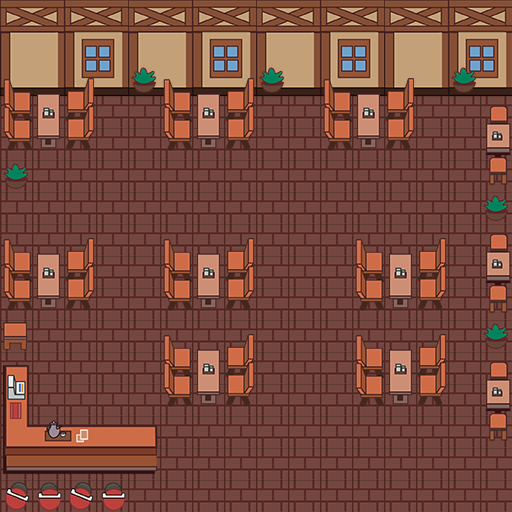

This game map was drawn from its Tiled (.tmx) file and the tilesets committed beside it. A one-line description and the trimmed map source follow:
An orthogonal 16x16 tile map with 32x32 px tiles, 2 tile layers (ground_layer, table_layer) and 1 object (start_end).

<map version="1.4" tiledversion="1.4.0" orientation="orthogonal" renderorder="right-down" width="16" height="16" tilewidth="32" tileheight="32" infinite="0" nextlayerid="4" nextobjectid="2">
 <editorsettings>
  <export target="resMap03.json" format="json" />
 </editorsettings>
 <tileset firstgid="1" name="resMap03" tilewidth="32" tileheight="32" tilecount="64" columns="8">
  <image source="resMap03.png" width="256" height="256" />
  <tile id="13">
   <properties>
    <property name="wareboard" type="bool" value="true" />
   </properties>
  </tile>
  <tile id="14">
   <properties>
    <property name="wareboard" type="bool" value="true" />
   </properties>
  </tile>
  <tile id="15">
   <properties>
    <property name="wareboard" type="bool" value="true" />
   </properties>
  </tile>
  <tile id="21">
   <properties>
    <property name="wareboard" type="bool" value="true" />
   </properties>
  </tile>
  <tile id="22">
   <properties>
    <property name="wareboard" type="bool" value="true" />
   </properties>
  </tile>
  <tile id="23">
   <properties>
    <property name="wareboard" type="bool" value="true" />
   </properties>
  </tile>
  <tile id="24">
   <properties>
    <property name="table" type="bool" value="true" />
   </properties>
  </tile>
  <tile id="25">
   <properties>
    <property name="table" type="bool" value="true" />
   </properties>
  </tile>
  <tile id="26">
   <properties>
    <property name="table" type="bool" value="true" />
   </properties>
  </tile>
  <tile id="27">
   <properties>
    <property name="table" type="bool" value="true" />
   </properties>
  </tile>
  <tile id="28">
   <properties>
    <property name="table" type="bool" value="true" />
   </properties>
  </tile>
  <tile id="29">
   <properties>
    <property name="wareboard" type="bool" value="true" />
   </properties>
  </tile>
  <tile id="30">
   <properties>
    <property name="wareboard" type="bool" value="true" />
   </properties>
  </tile>
  <tile id="31">
   <properties>
    <property name="wareboard" type="bool" value="true" />
   </properties>
  </tile>
  <tile id="32">
   <properties>
    <property name="table" type="bool" value="true" />
   </properties>
  </tile>
  <tile id="33">
   <properties>
    <property name="table" type="bool" value="true" />
   </properties>
  </tile>
  <tile id="34">
   <properties>
    <property name="table" type="bool" value="true" />
   </properties>
  </tile>
  <tile id="35">
   <properties>
    <property name="table" type="bool" value="true" />
   </properties>
  </tile>
  <tile id="36">
   <properties>
    <property name="table" type="bool" value="true" />
   </properties>
  </tile>
  <tile id="40">
   <properties>
    <property name="table" type="bool" value="true" />
   </properties>
  </tile>
  <tile id="41">
   <properties>
    <property name="table" type="bool" value="true" />
   </properties>
  </tile>
  <tile id="42">
   <properties>
    <property name="table" type="bool" value="true" />
   </properties>
  </tile>
  <tile id="43">
   <properties>
    <property name="table" type="bool" value="true" />
   </properties>
  </tile>
  <tile id="44">
   <properties>
    <property name="table" type="bool" value="true" />
   </properties>
  </tile>
  <tile id="45">
   <properties>
    <property name="chair" type="bool" value="true" />
   </properties>
  </tile>
  <tile id="46">
   <properties>
    <property name="chair" type="bool" value="true" />
   </properties>
  </tile>
  <tile id="48">
   <properties>
    <property name="table" type="bool" value="true" />
   </properties>
  </tile>
  <tile id="49">
   <properties>
    <property name="table" type="bool" value="true" />
   </properties>
  </tile>
  <tile id="50">
   <properties>
    <property name="table" type="bool" value="true" />
   </properties>
  </tile>
  <tile id="51">
   <properties>
    <property name="table" type="bool" value="true" />
   </properties>
  </tile>
  <tile id="52">
   <properties>
    <property name="table" type="bool" value="true" />
   </properties>
  </tile>
  <tile id="53">
   <properties>
    <property name="chair" type="bool" value="true" />
   </properties>
  </tile>
  <tile id="54">
   <properties>
    <property name="chair" type="bool" value="true" />
   </properties>
  </tile>
  <tile id="56">
   <properties>
    <property name="table" type="bool" value="true" />
   </properties>
  </tile>
  <tile id="57">
   <properties>
    <property name="table" type="bool" value="true" />
   </properties>
  </tile>
  <tile id="58">
   <properties>
    <property name="table" type="bool" value="true" />
   </properties>
  </tile>
  <tile id="59">
   <properties>
    <property name="table" type="bool" value="true" />
   </properties>
  </tile>
  <tile id="60">
   <properties>
    <property name="table" type="bool" value="true" />
   </properties>
  </tile>
  <tile id="61">
   <properties>
    <property name="chair" type="bool" value="true" />
   </properties>
  </tile>
  <tile id="62">
   <properties>
    <property name="chair" type="bool" value="true" />
   </properties>
  </tile>
 </tileset>
 <layer id="1" name="ground_layer" width="16" height="16">
  <data>[256 cells, 256 non-empty, 13 distinct tile ids]</data>
 </layer>
 <layer id="2" name="table_layer" width="16" height="16">
  <data>[256 cells, 104 non-empty, 28 distinct tile ids]</data>
 </layer>
 <objectgroup id="3" name="object_layer">
  <object id="1" name="start_end" x="200.781" y="480.469">
   <point />
  </object>
 </objectgroup>
</map>
